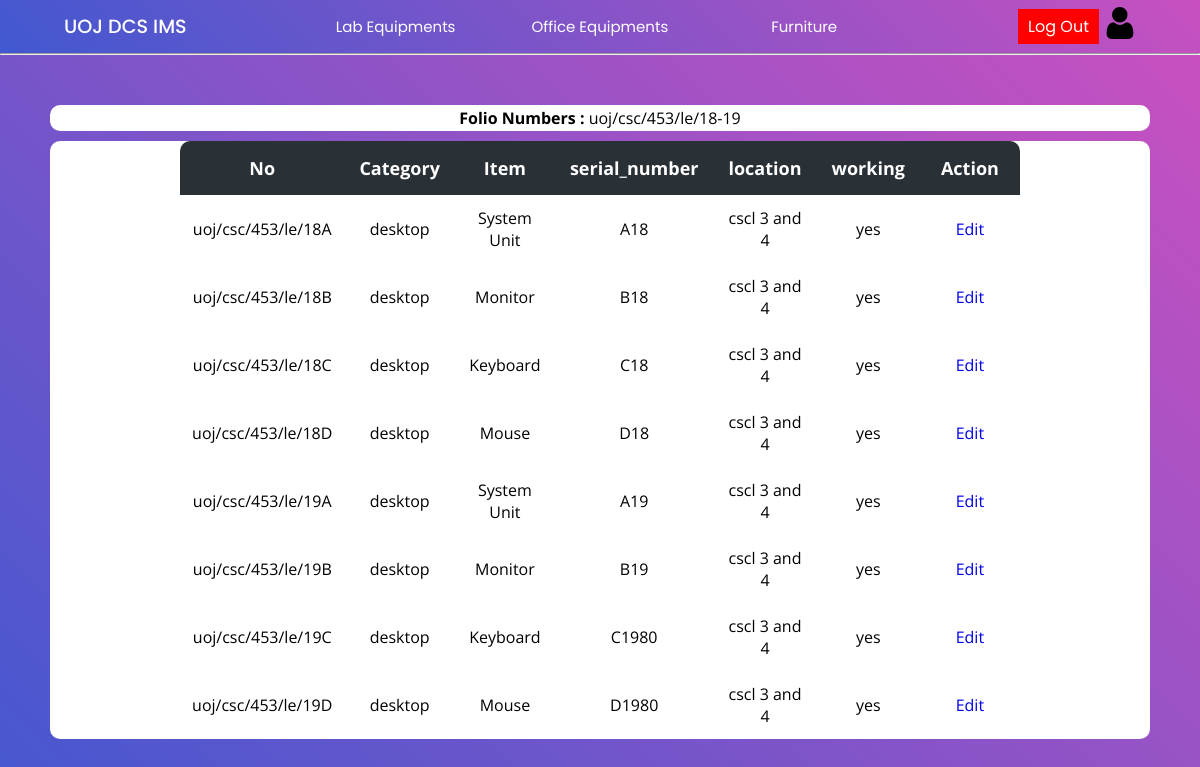
The page /Project/lab/labItems.php?searchItems=true&id=174 (signed in) on the database its author committed.
### tables this page shows
CREATE TABLE `invoice` (
  `invoice_id` int(11) NOT NULL,
  `name` varchar(200) NOT NULL,
  `date` date NOT NULL,
  `price` float NOT NULL,
  `quantity` int(11) NOT NULL,
  `folio_number` varchar(50) NOT NULL,
  `description` varchar(400) NOT NULL,
  `supplier_name` varchar(150) NOT NULL,
  `supplier_tt` int(15) NOT NULL,
  `srn` int(11) NOT NULL,
  `type` varchar(15) NOT NULL,
  `page_number` varchar(30) NOT NULL,
  `location` varchar(50) NOT NULL,
  `warranty` int(11) NOT NULL
);

CREATE TABLE `items` (
  `invoice_id` int(11) NOT NULL,
  `set_id` varchar(60) NOT NULL,
  `category` varchar(100) NOT NULL,
  `item` varchar(100) NOT NULL,
  `serial_number` varchar(30) NOT NULL,
  `location` varchar(100) NOT NULL,
  `working` enum('yes','no','R','T','D','S') NOT NULL
);

### Project/lab/labItems.php (the view, shortened to what this page needs)
<?php
include("../config/connection.php");
?>
<!DOCTYPE html>
<html lang="en">
<head>
    <link rel="stylesheet" href="../css/lab.css">
    <link rel="stylesheet" href="../css/main.css">
</head>
<body>
    <?php include("../header/header.php"); ?>
    <hr>
    <div class="main-container">
        <?php
        if (isset($_GET['searchItems'])) {
            $id = $_GET['id'];
            $query = "SELECT * FROM items WHERE invoice_id = $id";
            $result = mysqli_query($con, $query);
            if (mysqli_num_rows($result) > 0) {
        ?>
                <div class="table-con" style="background-color:white;margin-bottom:10px;padding:2px;">
                    <?php
                    $query1 = "SELECT 	folio_number FROM invoice WHERE invoice_id = $id";
                    $result1 = $con->query($query1);
                    if ($result1) {
                        $row = $result1->fetch_assoc();
                        $value = $row['folio_number'];
                        echo "<b>Folio Numbers :</b> $value";
                    } else {
                        echo "Query error: " . $con->error;
                    }
                    ?>
                </div>
                <div class="table-con">
                    <table>
                        <thead>
                            <tr>
                                <th>No</th>
                                <th>Category</th>
                                <th>Item</th>
                                <th>serial_number</th>
                                <th>location</th>
                                <th>working</th>
                                <th>Action</th>
                            </tr>
                        </thead>
                        <tbody>
                            <?php
                            while ($row = mysqli_fetch_array($result)) {
                            ?>
                                <tr>
                                    <td>
                                        <?php
                                        echo $row['set_id'];
                                        ?>
                                        </a></td>
                                    <td><?php echo $row['category'] ?></a></td>
                                    <td><?php echo $row['item'] ?></td>
                                    <td><?php echo $row['serial_number'] ?></td>
                                    <td><?php echo $row['location'] ?></td>
                                    <td><?php echo $row['working'] ?></td>
                                    <td>
                                        <a href="updateItems.php?id=<?php echo $row['invoice_id'] ?>&setid=<?php echo $row['set_id'] ?>&item=<?php echo $row['item']; ?>">Edit</a>
                                    </td>
                                </tr>
                    <?php
                            }
                        } else {
                            echo "No data";
                        }
                    }
                    ?>
                        </tbody>
                    </table>
                </div>
    </div>
</body>
</html>

### Project/css/lab.css (style rules this page uses)
.main-container { padding: 50px; min-height: 100vh; height: fit-content; background: linear-gradient(-135deg, #c850c0, #4158d0); }
table { border-collapse: collapse; border-radius: 10px; overflow: hidden; max-width: 100%; margin: 0 auto; position: relative; }
.table-con { border-collapse: collapse; background: #fff; border-radius: 10px; width: auto; margin: auto; position: relative; font-family: 'Open Sans'; text-align: center; background: #fff; }
th { width: 100px; font-size: 18px; background: #293036; color: white; padding: 15px; }
td { padding: 12px; }

### Project/css/main.css (style rules this page uses)
* { margin: 0; padding: 0; text-decoration: none; box-sizing: border-box; }
:root { --bg-gradient: linear-gradient(-135deg, #c850c0, #4158d0); --bg-gray: #e6e6e6; --text-color: #666; --inp-color: #57b846; }
body { font-family: 'Poppins', sans-serif; }

### Project/css/header.css (style rules this page uses)
* { margin: 0; padding: 0; text-decoration: none; box-sizing: border-box; }
:root { --bg-gradient: linear-gradient(-135deg, #c850c0, #4158d0); --bg-gray: #e6e6e6; --text-color: #666; --inp-color: #57b846; }
body { font-family: 'Poppins', sans-serif; }

### rows shown on the page
invoice: folio_number "uoj/csc/453/le/18-19"
items: set "uoj/csc/453/le/18A", category "desktop", item "System Unit", serial_number "A18", location "cscl 3 and 4", working "yes"
items: set "uoj/csc/453/le/18B", category "desktop", item "Monitor", serial_number "B18", location "cscl 3 and 4", working "yes"
items: set "uoj/csc/453/le/18C", category "desktop", item "Keyboard", serial_number "C18", location "cscl 3 and 4", working "yes"
items: set "uoj/csc/453/le/18D", category "desktop", item "Mouse", serial_number "D18", location "cscl 3 and 4", working "yes"
items: set "uoj/csc/453/le/19A", category "desktop", item "System Unit", serial_number "A19", location "cscl 3 and 4", working "yes"
items: set "uoj/csc/453/le/19B", category "desktop", item "Monitor", serial_number "B19", location "cscl 3 and 4", working "yes"
items: set "uoj/csc/453/le/19C", category "desktop", item "Keyboard", serial_number "C1980", location "cscl 3 and 4", working "yes"
items: set "uoj/csc/453/le/19D", category "desktop", item "Mouse", serial_number "D1980", location "cscl 3 and 4", working "yes"
